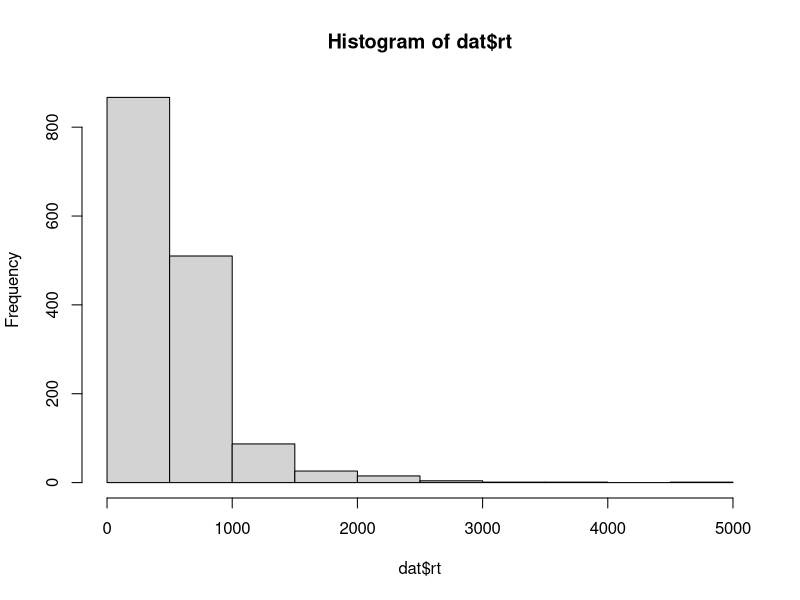
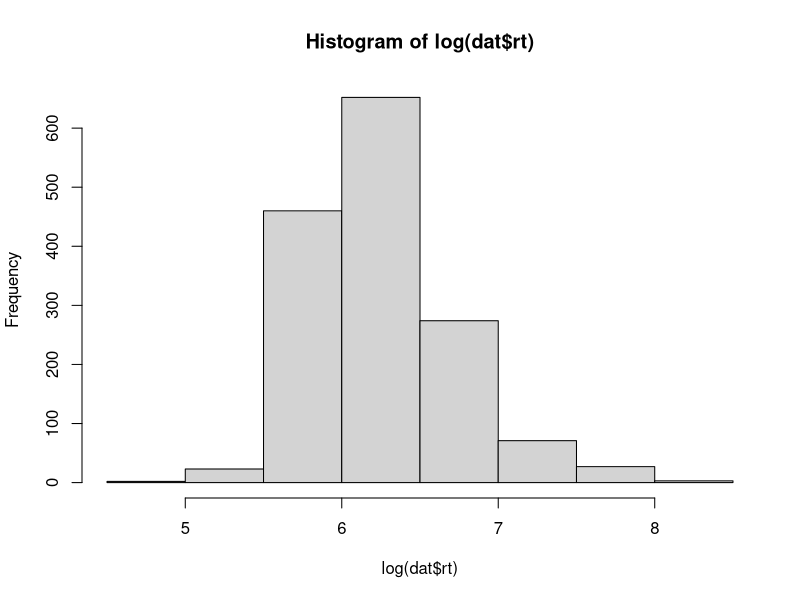
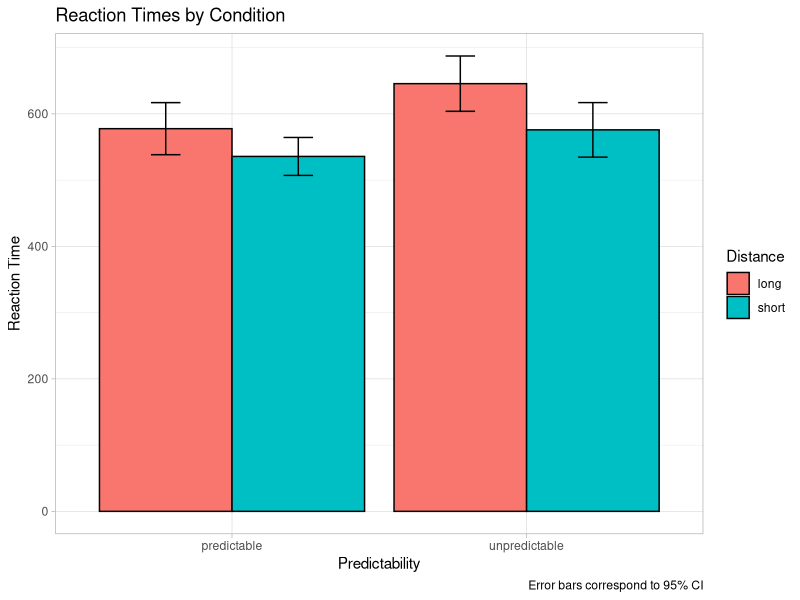
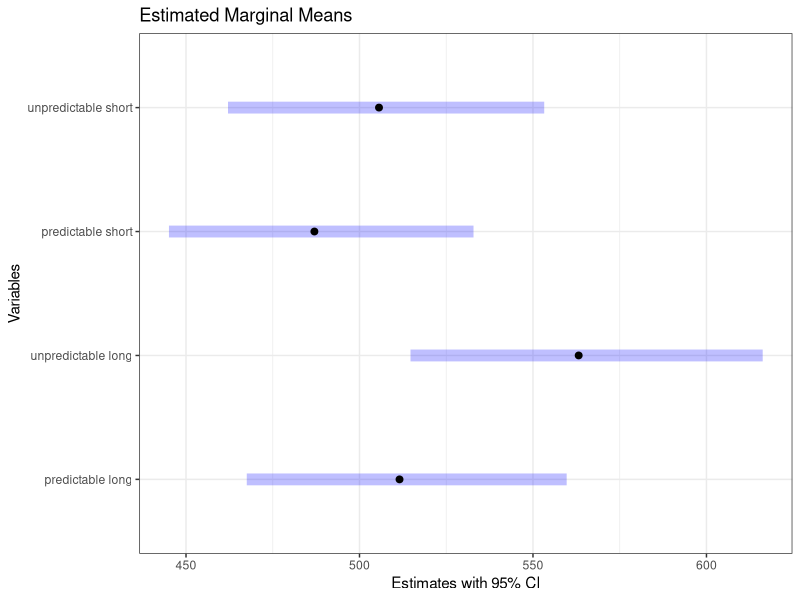

Write R code to recreate these figures, in order.
## ---- chunk 1
library(lme4)
library(lmerTest)
library(ggplot2)
library(dplyr)
library(emmeans)
## ---- chunk 2
dat <- read.table("datasets/persiane1crit.txt", header = TRUE)
## ---- chunk 3
dat$subj <- as.factor(dat$subj)
dat$item <- as.factor(dat$item)
dat$distance <- as.factor(dat$distance)
dat$predictability <- as.factor(dat$predability)
## ---- chunk 4
contrasts(dat$distance) <- 0.5 * contr.sum(2)
contrasts(dat$predictability) <- -0.5 * contr.sum(2)
## ---- chunk 5
hist(dat$rt)
## ---- chunk 6
hist(log(dat$rt))
## ---- chunk 7
dat$logRT <- log(dat$rt)
## ---- chunk 8
df <- dat %>% #filter(rt < 2000) %>% 
  group_by(distance, predictability) %>% 
  summarise(mean_rt = mean(rt),
            sd_rt = sd(rt),
            obs = n()) %>% 
  mutate(se = sd_rt/sqrt(obs),
         lower = mean_rt - 2*se,
         upper = mean_rt + 2*se)
## ---- chunk 9
# Bar plot
p <- ggplot(df, aes(x = predictability, y = mean_rt, fill = distance)) + 
  geom_bar(stat = "identity", color = "black", 
           position = position_dodge()) +
  geom_errorbar(aes(ymin = lower, ymax = upper), width = 0.2,
                 position = position_dodge(0.9)) +
  labs(title = "Reaction Times by Condition",
       caption = "Error bars correspond to 95% CI",
       x = "Predictability",
       y = "Reaction Time",
       fill = "Distance") + theme_light()
print(p)
## ---- chunk 10
m1 <- lmer(log(rt) ~ predictability*distance +
             (1 + predictability + distance | subj) +
             (1 + predictability + distance | item),
           data = dat)

summary(m1)
## ---- chunk 11
m2 <- lmer(log(rt) ~ predictability*distance +
             (1 | subj) +
             (1 | item),
           data = dat)

summary(m2)
## ---- chunk 12
confint(m2, oldNames = FALSE)
## ---- chunk 13
# Estimates
a <- summary(m2)$coefficients[1, 1]
bp <- summary(m2)$coefficients[2, 1]
bd <- summary(m2)$coefficients[3, 1]
bi <- summary(m2)$coefficients[4, 1]
## ---- chunk 14
pred <- exp(a + -0.5 * bp)
unpred <- exp(a + 0.5 * bp)

unpred - pred
## ---- chunk 15
## Pairwise comparison
emm.m2.pred <- emmeans(m2, ~ predictability, type = "response")

# 95% CI
summary(emm.m2.pred)
## ---- chunk 16
long <- exp(a + 0.5 * bd)
short <- exp(a + -0.5 * bd)

long - short
## ---- chunk 17
## Pairwise comparison
emm.m2.dist <- emmeans(m2, ~ distance, type = "response")

# 95% CI
summary(emm.m2.dist)
## ---- chunk 18
pred_long <- exp(a + -0.5 * bp + 0.5 * bd + -0.25 * bi)
pred_short <- exp(a + -0.5 * bp + -0.5 * bd + 0.25 * bi)
unpred_long <- exp(a + 0.5 * bp + 0.5 * bd + 0.25 * bi)
unpred_short <- exp(a + 0.5 * bp + -0.5 * bd + -0.25 * bi)
## ---- chunk 19
emm.m2.int <- emmeans(m2, ~ predictability*distance, type = "response")

summary(emm.m2.int)

pairs(emm.m2.int, adjust = "tukey")
## ---- chunk 20
m <- plot(emm.m2.int, ylab = "Variables", xlab = "Estimates with 95% CI")
m + theme_bw() + labs(title = "Estimated Marginal Means")
## ---- chunk 21
bysubj <- aggregate(logRT ~ subj + predictability + distance, dat, mean)

byitem <- aggregate(logRT ~ item + predictability + distance, dat, mean)
## ---- chunk 22
f1.anova <- aov(logRT ~ predictability*distance + Error(subj/(predictability*distance)), data = bysubj)

f2.anova <- aov(logRT ~ predictability*distance + Error(item/(predictability*distance)), data = byitem)
## ---- chunk 23
summary(f1.anova)
## ---- chunk 24
summary(f2.anova)
